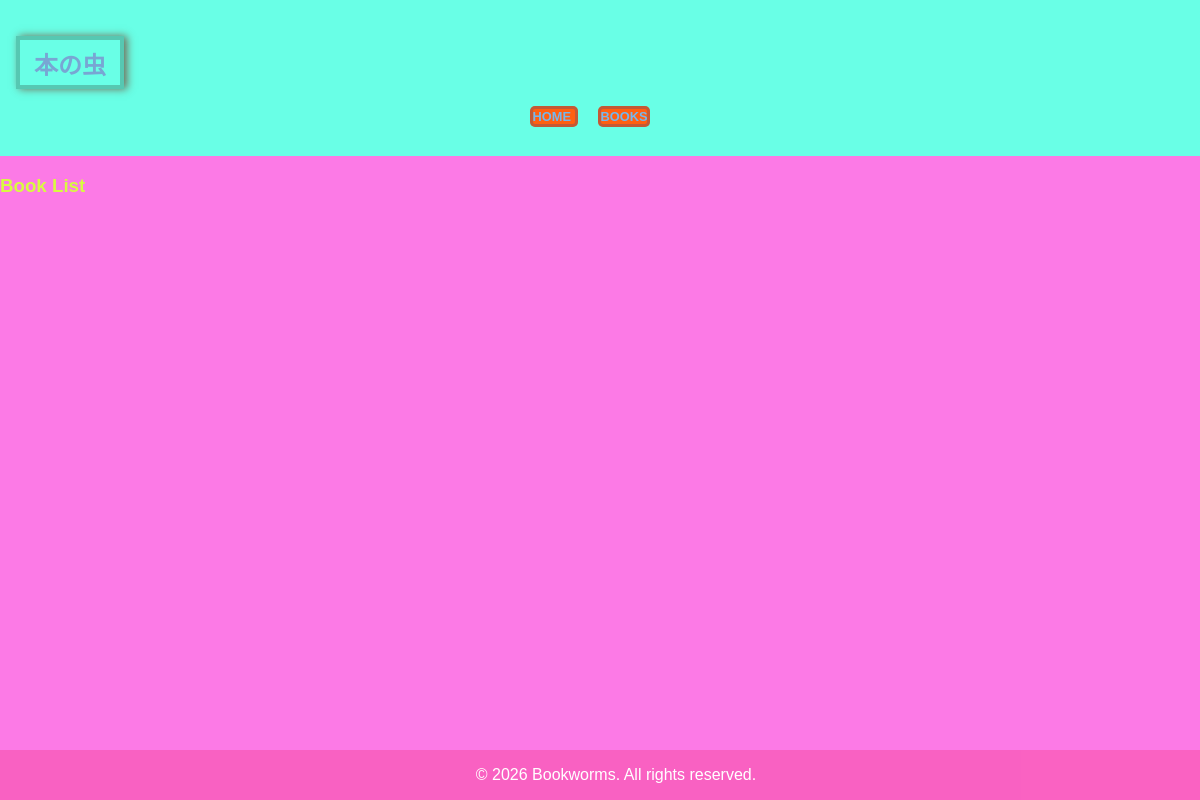
/, run on an earlier commit of the app's database.
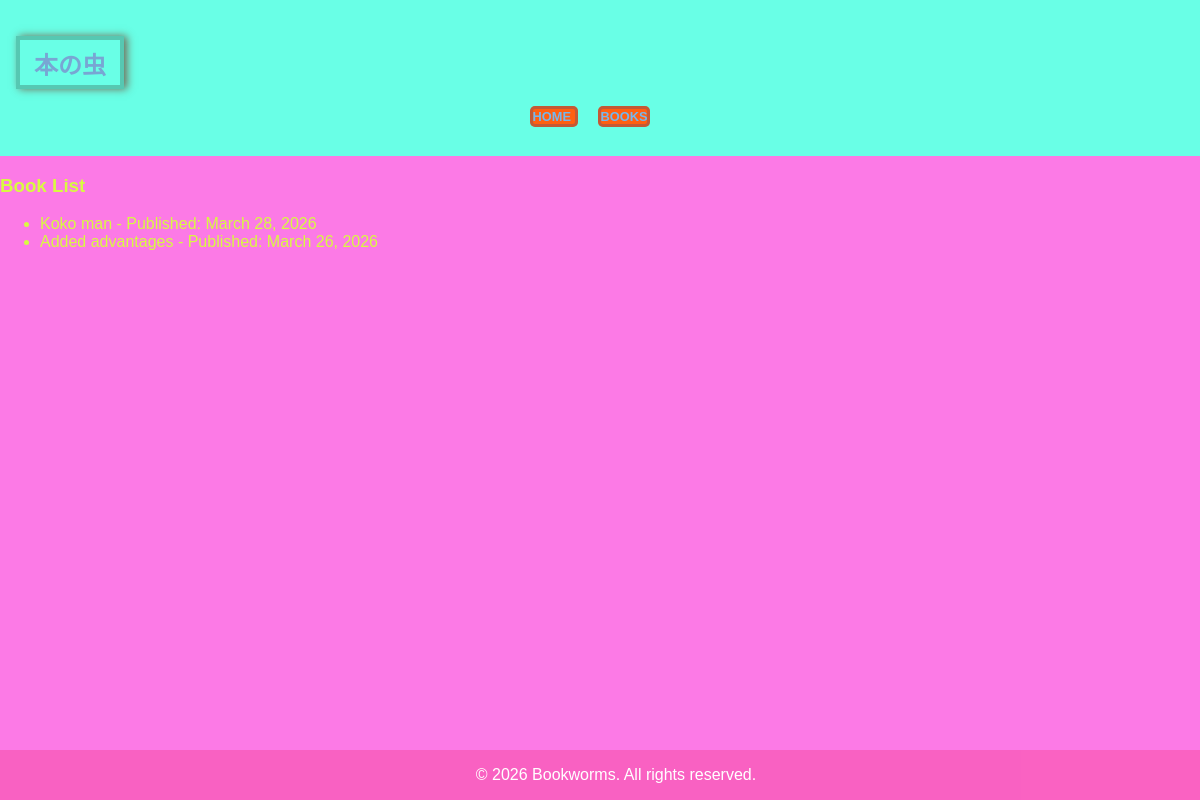
And on a later commit of the database.
### webapp/models.py (models this page shows, shortened)
class Book(models.Model):
    id = models.BigAutoField(primary_key=True)
    Book_title = models.CharField("Title of the book",max_length=30)
    summary = models.TextField(blank=True, help_text="A short story about the story")
    manuscript = models.FileField(upload_to="books/manuscripts/")
    cover = models.ImageField(upload_to="books/covers/", blank=True, null=True)
    pages = models.CharField(max_length=80,default=8)
    author = models.CharField(max_length=80,default="John")
    author_id = models.IntegerField(default=0)
    published = models.DateField(auto_now_add=True)
    updated = models.DateTimeField(auto_now=True)

### webapp/views.py (the view)
# urls.py: path('', views.index, name='index'),
def index(request):
    books = Book.objects.all()
    for book in books:
        print({"title": book.Book_title, "published": book.published})
    return render(request, 'webapp/base.html', {"books": books})

### webapp/templates/webapp/base.html (shortened to what this page needs)
{% load static %}
<html>
    <head>
        <link rel="stylesheet" href="{% static 'webapp/css/styles.css' %}">
    </head>
    <body>
        <header>
             <h2 class="logo">本の虫</h2>
                <nav>
                    <ul>
                        <li><a href="{% url 'index' %}"> Home </a></li>
                        <li><a href="{% url 'books' %}">Books</a></li>
                    </ul>
                </nav>
        </header>
        <section>
            <div class="block">
                <card>
                    <h3>Book List</h3>
                    <ul>
                        {% for book in books %}
                            <li>{{ book.Book_title }} - Published: {{ book.published }}</li>
                        {% endfor %}
                    </ul>
                </card>
            </div>
        </section>
    </body>
    <footer>
        &copy; 2026 Bookworms. All rights reserved.
    </footer>
</html>

What changed in the data, as far as the page shows it:
added Book: Book_title "Koko man", published "March 28, 2026"
added Book: Book_title "Added advantages", published "March 26, 2026"
